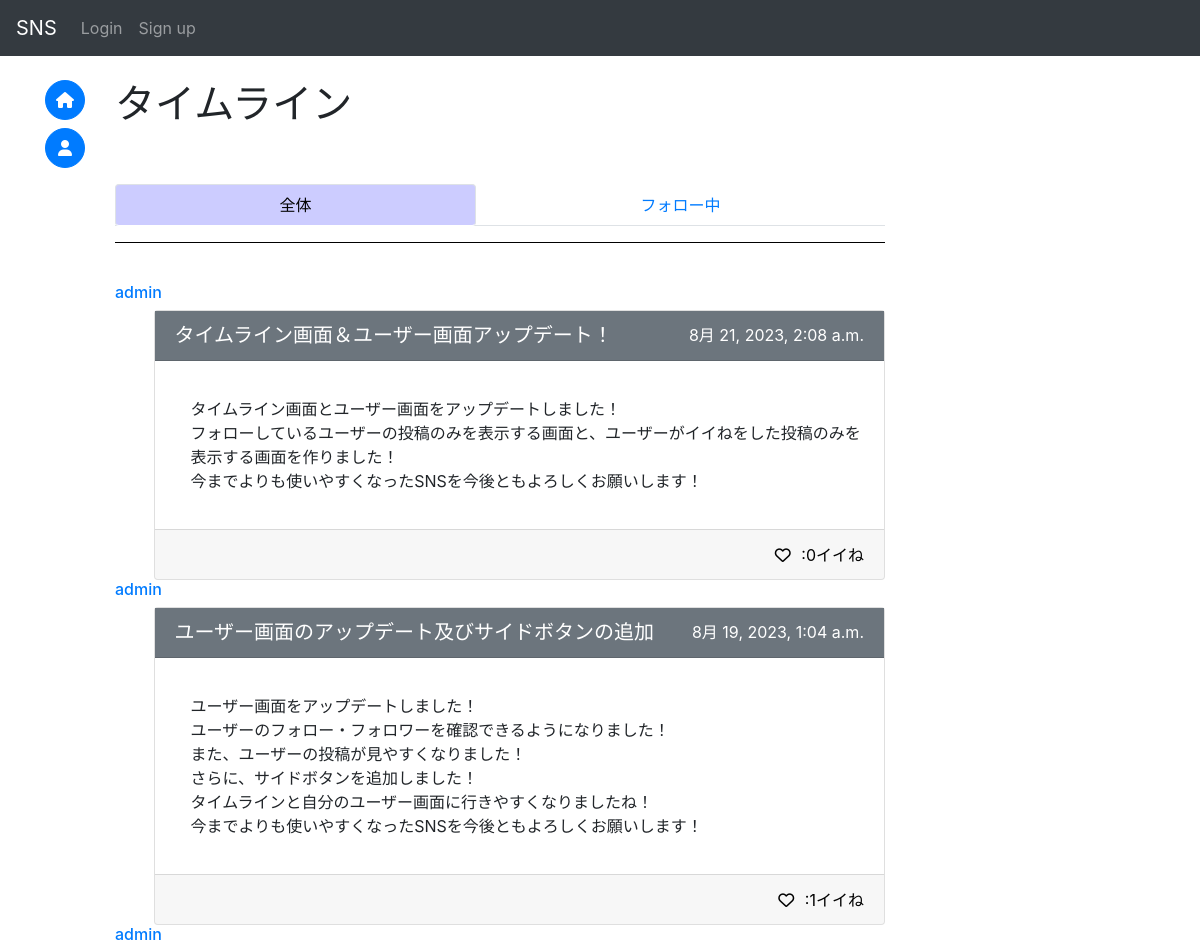
Before: /sns/ (upper part) with the older database file.
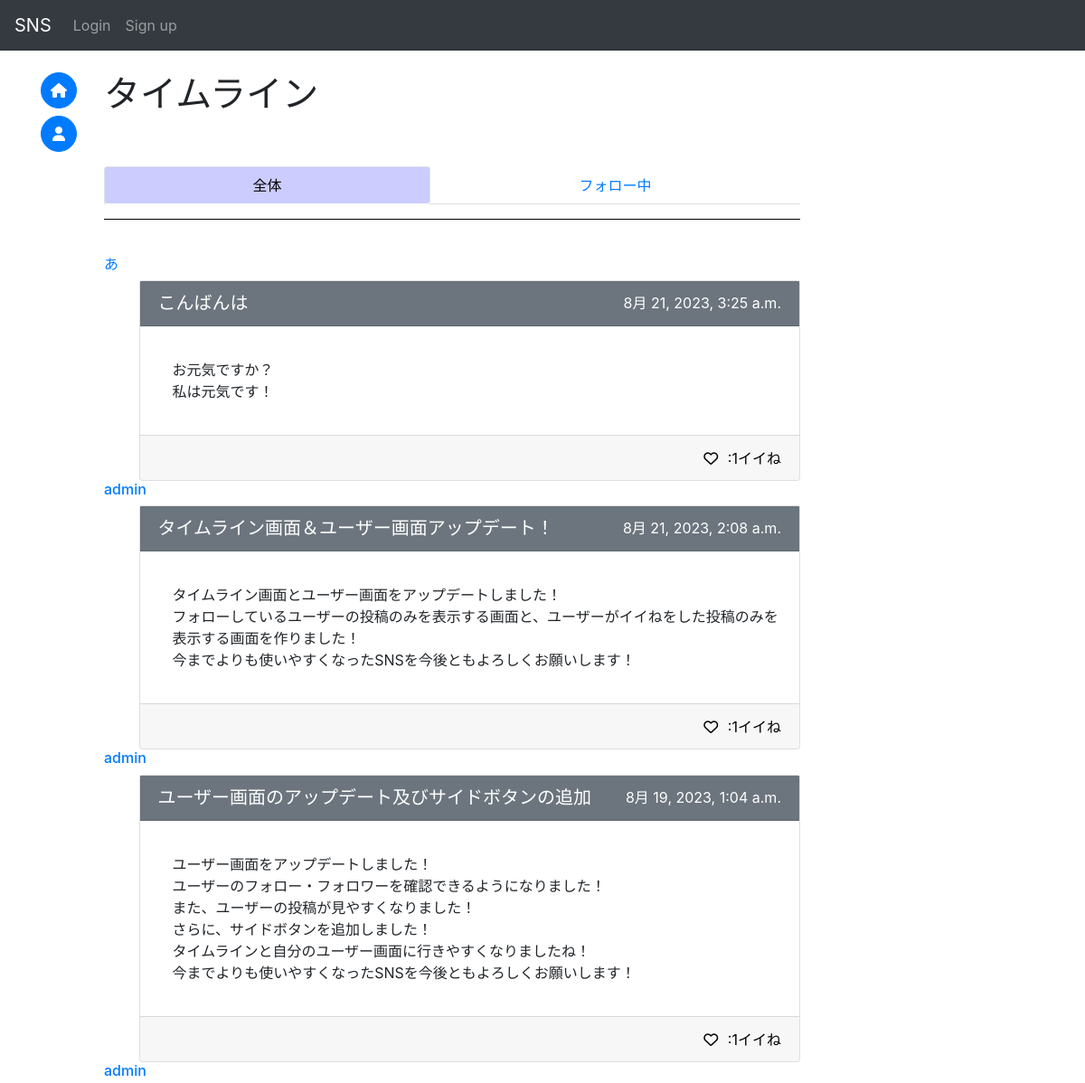
After: the same page with the newer database file.
### sns/models.py (models this page shows, shortened)
class Post(models.Model):
    id = models.UUIDField(primary_key=True, default=uuid.uuid4, editable=False)
    title = models.CharField(max_length=50, null=True)
    detail = models.TextField(max_length=255)
    author = models.ForeignKey(
        get_user_model(),
        on_delete=models.CASCADE
    )
    created_at = models.DateTimeField(auto_now_add=True)
    good_num = models.IntegerField(default=0)
    mode = models.IntegerField(default=0)#0:通常の投稿 1:コメント
    parent_post = models.ForeignKey(
        "Post",
        on_delete=models.CASCADE,
        null=True,
        blank=True
    )

### accounts/models.py (models this page shows, shortened)
class CustomUser(AbstractBaseUser, PermissionsMixin):
    id = models.UUIDField(primary_key=True, default=uuid.uuid4, editable=False)
    email = models.EmailField(_("email address"), unique=True, blank=True)
    is_staff = models.BooleanField(
        _("staff status"),
        default=False,
        help_text=_("Designates whether the user can log into this admin site."),
    )
    username = models.CharField(_("username"), max_length=50)
    usertag = models.CharField(_("usertag"), max_length=16, default=randomname(16), unique=True)
    created_at = models.DateTimeField(auto_now_add=True)
    objects = CustomUserManager()
    EMAIL_FIELD = "email"
    USERNAME_FIELD = "email"
    REQUIRED_FIELDS = ["username", "usertag"]
    class Meta:
        verbose_name = _("user")
        verbose_name_plural = _("users")
    def __str__(self):
        return self.username

### sns/views.py (the view, shortened to what this page needs)
# urls.py: path("", views.IndexView.as_view(), name="index"),
class IndexView(generic.ListView):
    model = Post
    def get_context_data(self, *args, **kwargs: Any):
        context = super().get_context_data(*args, **kwargs)
        comments = {}
        com = Post.objects.filter(mode=1)
        for c in com:
            if c.parent_post.id not in comments:
                comments[c.parent_post.id] = []
            comments[c.parent_post.id].append(c)
        context["post_comments"] = comments
        if self.request.user.is_anonymous:
            return context

### sns/templates/sns/post_list.html (shortened to what this page needs)
{% extends 'base.html' %}
{% block content %}
{% load custom_filter %}
<h1>タイムライン</h1><br>
<div class="row-1" style="position: sticky;top: 55px;z-index:2;background-color:#fff;">
    <br>
    <ul class="nav nav-tabs nav-fill nav-pills" role="tablist">
        <li class="nav-item tab-hov">
            <a class="nav-link active" id="item1-tab" data-toggle="tab" href="#item1" role="tab" aria-controls="item1" aria-selected="true">全体</a>
        </li>
        <li class="nav-item tab-hov">
            <a class="nav-link" id="item2-tab" data-toggle="tab" href="#item2" role="tab" aria-controls="item2" aria-selected="false">フォロー中</a>
        </li>
    </ul>
    <hr size="10" width="100%" color="black">
    <br>
</div>
<div class="tab-content">
    <div class="tab-pane fade show active" id="item1" role="tabpanel" aria-labelledby="item1-tab">
        {% for post in object_list reversed %}
            {% if post.author in blocks or post.author in blocked or post.author in mutes or post.mode != 0 %}
            {% else %}
                <div class="clearfix">
                    <h6>
                        <a href='{% url "accounts:user" post.author.pk%}'>
                            {{ post.author }}
                        </a>
                    </h6>
                    <div class="card w-150px float-right clearfix" style="position:relative;">
                        <a href="{% url 'sns:post' post.pk %}" style="position:absolute;inset:0;">
                            <div class="card-header bg-secondary h-50px clearfix">
                                <h5 style="text-align:left;float:left;">
                                    <a href='{% url "sns:post" post.pk %}' class="on-a title-link">
                                        {{ post.title }}
                                    </a>
                                </h5>
                                <p style="text-align:right;color:white">
                                        {{ post.created_at }}
                                </p>
                            </div>
                            <div class="card-body detail clearfix">
                                <p class="card-text">
                                    {{ post.detail | linebreaks }}
                                </p>
                            </div>
                            <div class="card-footer h-50px text-right clearfix">
                                {% if request.user.is_anonymous %}
                                    <button onClick="location.href='{% url 'sns:good' post.id 1 %}'" class="good on-a">
                                        <i class="fa-regular fa-heart"></i>
                                    </button>
                                {% endif %}
                                <a href="{% url 'sns:good_user' post.id %}" class="notlink on-a">
                                    <div id="num_{{ post.id }}" style="display:inline;size:4;">:{{ post.good_num }}イイね</div>
                                </a>
                            </div>
                        </a>
                    </div>
                </div>
            {% endif %}
        {% endfor %}
    </div>
</div>
<br>
<br>
<br>
{% endblock %}

Changed rows visible on the page:
added Post: author "あ", title "こんばんは", created_at "8月 21, 2023, 3:25 a.m.", detail "お元気ですか？ 私は元気です！", good_num "1"
changed Post "タイムライン画面＆ユーザー画面アップデート！": good_num "0" → "1"
